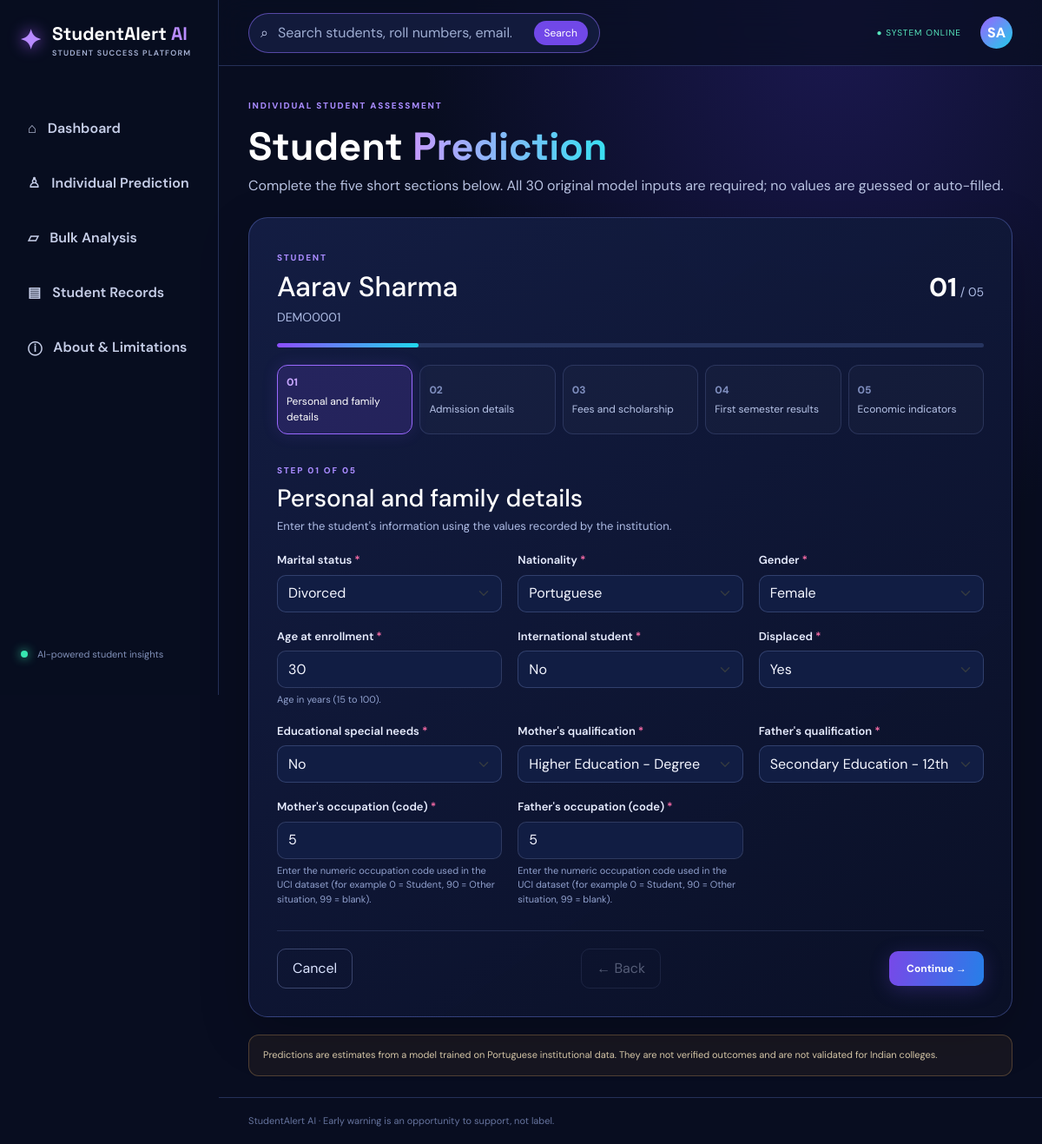
The page /students/1/predict/ on the database its author committed.
### StudentAlert/students/models.py (models this page shows, shortened)
class Student(models.Model):
    name = models.CharField(max_length=100)
    roll_number = models.CharField(max_length=30, unique=True)
    email = models.EmailField(blank=True)
    phone = models.CharField(max_length=15, blank=True)
    created_at = models.DateTimeField(auto_now_add=True)
    marital_status = models.IntegerField(
        "Marital status", choices=MARITAL_CHOICES, null=True, blank=True)
    nationality = models.IntegerField(
        "Nationality", choices=NATIONALITY_CHOICES, null=True, blank=True)
    gender = models.IntegerField(
        "Gender", choices=GENDER_CHOICES, null=True, blank=True)
    age_at_enrollment = models.IntegerField(
        "Age at enrollment", null=True, blank=True,
        validators=[MinValueValidator(15), MaxValueValidator(100)],
        help_text="Age in years (15 to 100).")
    international = models.IntegerField(
        "International student", choices=YES_NO_CHOICES, null=True, blank=True)
    displaced = models.IntegerField(
        "Displaced", choices=YES_NO_CHOICES, null=True, blank=True)
    special_needs = models.IntegerField(
        "Educational special needs", choices=YES_NO_CHOICES, null=True, blank=True)
    mother_qualification = models.IntegerField(
        "Mother's qualification", choices=MOTHER_QUALIFICATION_CHOICES,
        null=True, blank=True)
    father_qualification = models.IntegerField(
        "Father's qualification", choices=FATHER_QUALIFICATION_CHOICES,
        null=True, blank=True)
    mother_occupation = models.IntegerField(
        "Mother's occupation (code)", null=True, blank=True,
        validators=[MinValueValidator(0), MaxValueValidator(999)],
        help_text=OCCUPATION_HELP)
    father_occupation = models.IntegerField(
        "Father's occupation (code)", null=True, blank=True,
        validators=[MinValueValidator(0), MaxValueValidator(999)],
        help_text=OCCUPATION_HELP)
    application_mode = models.IntegerField(
        "Application mode", choices=APPLICATION_MODE_CHOICES, null=True, blank=True)
    application_order = models.IntegerField(
        "Application order", choices=APPLICATION_ORDER_CHOICES, null=True, blank=True)
    course = models.IntegerField(
        "Course", choices=COURSE_CHOICES, null=True, blank=True)
    attendance = models.IntegerField(
        "Daytime/evening attendance", choices=ATTENDANCE_CHOICES,
        null=True, blank=True)
    previous_qualification = models.IntegerField(
        "Previous qualification", choices=PREVIOUS_QUALIFICATION_CHOICES,
        null=True, blank=True)
    previous_grade = models.FloatField(
        "Previous qualification (grade)", null=True, blank=True,
        validators=[MinValueValidator(0), MaxValueValidator(200)],
        help_text="Between 0 and 200.")
    admission_grade = models.FloatField(
        "Admission grade", null=True, blank=True,
        validators=[MinValueValidator(0), MaxValueValidator(200)],
        help_text="Between 0 and 200.")
    debtor = models.IntegerField(
        "Debtor", choices=YES_NO_CHOICES, null=True, blank=True)
    tuition_up_to_date = models.IntegerField(
        "Tuition fees up to date", choices=YES_NO_CHOICES, null=True, blank=True)
    scholarship_holder = models.IntegerField(
        "Scholarship holder", choices=YES_NO_CHOICES, null=True, blank=True)
    units_credited = models.IntegerField(
        "1st sem units credited", null=True, blank=True,
        validators=[MinValueValidator(0), MaxValueValidator(60)])
    units_enrolled = models.IntegerField(
        "1st sem units enrolled", null=True, blank=True,
        validators=[MinValueValidator(0), MaxValueValidator(60)])
    units_evaluations = models.IntegerField(
        "1st sem units evaluations", null=True, blank=True,
        validators=[MinValueValidator(0), MaxValueValidator(60)])
    units_approved = models.IntegerField(
        "1st sem units approved", null=True, blank=True,
        validators=[MinValueValidator(0), MaxValueValidator(60)])
    units_grade = models.FloatField(
        "1st sem grade (average)", null=True, blank=True,
        validators=[MinValueValidator(0), MaxValueValidator(20)],
        help_text="Average grade of the first semester (0 to 20).")
    units_without_evaluations = models.IntegerField(
        "1st sem units without evaluations", null=True, blank=True,
        validators=[MinValueValidator(0), MaxValueValidator(60)])
    unemployment_rate = models.FloatField(
        "Unemployment rate (%)", null=True, blank=True,
        validators=[MinValueValidator(0), MaxValueValidator(100)])
    inflation_rate = models.FloatField(
        "Inflation rate (%)", null=True, blank=True,
        validators=[MinValueValidator(-50), MaxValueValidator(100)])
    gdp = models.FloatField(
        "GDP", null=True, blank=True,
        validators=[MinValueValidator(-100), MaxValueValidator(100)],
        help_text="GDP value for the enrollment year, as used in the dataset.")
    predicted_outcome = models.CharField(
        max_length=10, choices=OUTCOME_CHOICES, blank=True)
    dropout_chance = models.FloatField(null=True, blank=True)
    enrolled_chance = models.FloatField(null=True, blank=True)
    graduate_chance = models.FloatField(null=True, blank=True)
    predicted_on = models.DateTimeField(null=True, blank=True)

### StudentAlert/students/views.py (the view)
# urls.py: path("students/<int:student_id>/predict/", views.predict_student, name="predict_student"),
def predict_student(request, student_id):
    student = get_object_or_404(Student, id=student_id)
    if request.method == "POST":
        form = PredictionForm(request.POST, instance=student)
        if form.is_valid():
            student = form.save()  # save the 30 values entered in the form
            try:
                outcome, chances = ml_helper.predict_for_student(student)
                save_prediction(student, outcome, chances)
                return redirect("prediction_result", student_id=student.id)
            except Exception as error:
                messages.error(request, "Could not make the prediction: " + str(error))
    else:
        form = PredictionForm(instance=student)
    context = {
        "student": student,
        "form": form,
        "sections": make_form_sections(form),
    }
    return render(request, "students/predict_form.html", context)

### StudentAlert/students/forms.py
class PredictionForm(forms.ModelForm):
    class Meta:
        model = Student
        fields = FEATURE_FIELDS
    def __init__(self, *args, **kwargs):
        super().__init__(*args, **kwargs)
        add_bootstrap_classes(self)
        for field in self.fields.values():
            field.required = True

### StudentAlert/students/forms.py (called while the page is built)
def add_bootstrap_classes(form):
    for field in form.fields.values():
        if isinstance(field.widget, forms.Select):
            field.widget.attrs["class"] = "form-select"
        else:
            field.widget.attrs["class"] = "form-control"

### StudentAlert/students/views.py (called while the page is built)
def make_form_sections(form):
    sections = []
    for title, field_names in FIELD_GROUPS:
        fields = []
        for name in field_names:
            fields.append(form[name])
        sections.append({"title": title, "fields": fields})
    return sections

### StudentAlert/students/templates/students/predict_form.html (shortened to what this page needs)
{% extends "students/base.html" %}
{% block content %}
<section class="page-title"><span class="eyebrow">INDIVIDUAL STUDENT ASSESSMENT</span><h1>Student <span>Prediction</span></h1><p>Complete the five short sections below. All 30 original model inputs are required; no values are guessed or auto-filled.</p></section>
<div class="wizard-card">
  <div class="wizard-head"><div><span class="eyebrow">STUDENT</span><h2>{{ student.name }}</h2><small>{{ student.roll_number }}</small></div><div class="wizard-count"><strong id="stepCount">01</strong><span> / 05</span></div></div>
  <div class="wizard-progress"><span id="wizardProgress"></span></div>
  <div class="wizard-tabs" role="tablist">{% for section in sections %}<button type="button" class="wizard-tab {% if forloop.first %}active{% endif %}" data-step="{{ forloop.counter0 }}"><span>0{{ forloop.counter }}</span>{{ section.title }}</button>{% endfor %}</div>
  <form method="post" id="predictionWizard" novalidate>{% csrf_token %}
    {% for section in sections %}<section class="wizard-step {% if not forloop.first %}d-none{% endif %}" data-step-panel="{{ forloop.counter0 }}"><div class="wizard-section-title"><span class="eyebrow">STEP 0{{ forloop.counter }} OF 05</span><h3>{{ section.title }}</h3><p>Enter the student's information using the values recorded by the institution.</p></div><div class="wizard-fields">{% for field in section.fields %}<div class="wizard-field"><label for="{{ field.id_for_label }}">{{ field.label }}{% if field.field.required %}<i>*</i>{% endif %}</label>{{ field }}{% if field.help_text %}<small>{{ field.help_text }}</small>{% endif %}{% for error in field.errors %}<small class="field-error">{{ error }}</small>{% endfor %}</div>{% endfor %}</div></section>{% endfor %}
    <div class="wizard-actions"><a class="btn-quiet" href="{% url 'student_detail' student.id %}">Cancel</a><button type="button" class="btn-quiet" id="prevStep" disabled>← Back</button><button type="button" class="btn-glow" id="nextStep">Continue →</button><button type="submit" class="btn-glow d-none" id="submitPrediction">Run prediction →</button></div>
  </form>
</div>
<div class="disclaimer">Predictions are estimates from a model trained on Portuguese institutional data. They are not verified outcomes and are not validated for Indian colleges.</div>
{% endblock %}

### StudentAlert/static/css/style.css (style rules this page uses)
:root { --bg:#080d20;--panel:#111a38;--panel2:#17234a;--line:rgba(125,150,255,.25);--text:#f4f5ff;--muted:#a8b3d5;--violet:#9b63ff;--cyan:#22d7ed;--pink:#ff5797 }
* { box-sizing:border-box }
body { margin:0;background:radial-gradient(ellipse at 80% 0%,#1b1850 0,transparent 35%),var(--bg);color:var(--text);font-family:'DM Sans',sans-serif }
.eyebrow { font-size:10px;font-weight:800;letter-spacing:1.8px;color:#a98bff }
.hero-strip h1,.page-title h1 { font:700 clamp(30px,4vw,45px) 'Space Grotesk';margin:8px 0;color:#fff }
.hero-strip h1 span,.page-title h1 span { background:linear-gradient(90deg,#c59aff,#38dff1);-webkit-background-clip:text;background-clip:text;color:transparent }
.hero-strip p,.page-title p { color:#b8c2e1;margin:0 }
.btn-glow { display:inline-block;border:0;border-radius:10px;padding:11px 17px;background:linear-gradient(100deg,#7946e9,#a34bdb 60%,#227fc7);color:#fff;text-decoration:none;font-size:12px;font-weight:800;box-shadow:0 6px 20px rgba(130,75,240,.25) }
.disclaimer { margin-top:18px;border:1px solid rgba(255,192,107,.25);background:rgba(123,84,39,.13);border-radius:12px;padding:14px 16px;color:#d5c6a7;font-size:11px;line-height:1.6 }
.page-title { margin:4px 0 24px }
.page-title h1 { margin-bottom:5px }
.disclaimer { margin-top:12px }
.wizard-card { max-width:1120px;margin:20px auto;padding:clamp(18px,3vw,32px);border:1px solid rgba(125,147,255,.32);border-radius:22px;background:linear-gradient(145deg,rgba(20,30,68,.96),rgba(10,16,39,.98));box-shadow:0 18px 55px rgba(0,0,0,.22) }
.wizard-head { display:flex;justify-content:space-between;align-items:center;gap:15px }
.wizard-head h2 { margin:4px 0;color:#fff }
.wizard-head small { color:#aebce5 }
.wizard-count { font-size:14px;color:#aebce5 }
.wizard-count strong { font-size:30px;color:#fff }
.wizard-progress { height:5px;margin:18px 0 20px;border-radius:8px;background:#26345f;overflow:hidden }
.wizard-progress span { display:block;width:20%;height:100%;border-radius:8px;background:linear-gradient(90deg,#8d4dff,#20d8ed);transition:width .25s }
.wizard-tabs { display:grid;grid-template-columns:repeat(5,minmax(0,1fr));gap:8px;margin-bottom:28px }
.wizard-tab { min-height:64px;padding:10px;border:1px solid rgba(130,150,220,.2);border-radius:12px;background:rgba(255,255,255,.025);color:#b8c5e9;text-align:left;font-size:12px }
.wizard-tab span { display:block;margin-bottom:4px;color:#7e8dbd;font-weight:800 }
.wizard-tab.active { border-color:#9a69ff;background:rgba(137,83,255,.16);color:#fff;box-shadow:0 0 18px rgba(137,83,255,.15) }
.wizard-tab.active span { color:#c6a6ff }
.wizard-section-title { margin-bottom:20px }
.wizard-section-title h3 { margin:5px 0;color:#fff }
.wizard-section-title p { margin:0;color:#aebce5;font-size:13px }
.wizard-fields { display:grid;grid-template-columns:repeat(3,minmax(0,1fr));gap:18px }
.wizard-field { min-width:0 }
.wizard-field label { display:block;margin-bottom:7px;color:#e8edff;font-size:13px;font-weight:600 }
.wizard-field label i { color:#ff6eaa;margin-left:3px;font-style:normal }
.wizard-field .form-control,.wizard-field .form-select { min-height:43px;border:1px solid rgba(135,155,220,.28);border-radius:10px;background-color:#111d43;color:#f4f6ff }
.wizard-field .form-select option { background:#111d43;color:#fff }
.wizard-field small { display:block;margin-top:5px;color:#91a1ce;font-size:11px }
.wizard-actions { display:flex;justify-content:flex-end;align-items:center;gap:10px;margin-top:28px;padding-top:20px;border-top:1px solid rgba(135,155,220,.18) }
.wizard-actions .btn-quiet { margin-right:auto }
.wizard-actions button:disabled { opacity:.35;cursor:not-allowed }
.btn-quiet { display:inline-flex;align-items:center;justify-content:center;padding:10px 17px;border:1px solid rgba(145,160,220,.35);border-radius:10px;background:transparent;color:#dbe4ff;text-decoration:none }
.btn-glow { padding:11px 20px;border:0;border-radius:10px;background:linear-gradient(100deg,#7848e8,#267fe8);color:#fff;font-weight:700;box-shadow:0 5px 22px rgba(111,79,239,.25) }

### rows shown on the page
Student: name "Aarav Sharma", roll_number "DEMO0001", fields "Divorced" "Portuguese" "Female" "30" "No" "Yes" "No" "Higher Education - Degree" "Secondary Education - 12th Year of Schooling or Eq." "5" "5"

### other values the page prints
{{ section.title }} "Personal and family details" "Admission details" "Fees and scholarship" "First semester results" "Economic indicators"
{{ section.title }} "Personal and family details"
{{ field.label }} "Marital status" "Nationality" "Gender" "Age at enrollment" "International student" "Displaced" "Educational special needs" "Mother's qualification" "Father's qualification" "Mother's occupation (code)" "Father's occupation (code)"
{{ field.help_text }} "Age in years (15 to 100)." "Enter the numeric occupation code used in the UCI dataset (for example 0 = Student, 90 = Other situation, 99 = blank)." "Enter the numeric occupation code used in the UCI dataset (for example 0 = Student, 90 = Other situation, 99 = blank)."
